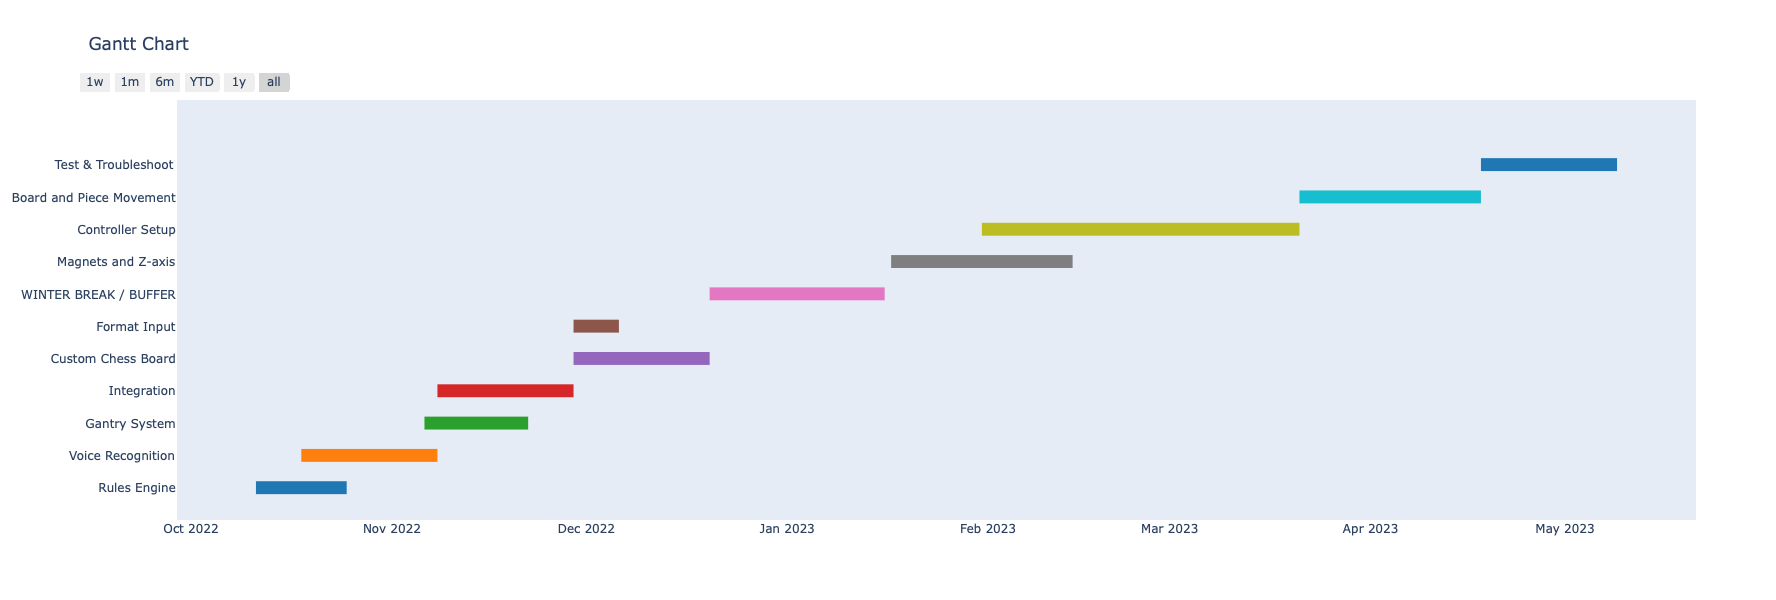

Reproduce this figure in Python.
""" Husam Almanakly and Michael Bentivegna

Script to create a Gantt Chart for Senior Projects
"""

# %% Libraries
import plotly.express as px
import plotly.figure_factory as ff
import pandas as pd


# %%
df = pd.DataFrame([
    dict(Task="Rules Engine", Start='2022-10-11', Finish='2022-10-25'),
    dict(Task="Voice Recognition", Start='2022-10-18', Finish='2022-11-08'),
    dict(Task="Gantry System", Start='2022-11-06', Finish='2022-11-22'),
    dict(Task="Integration", Start='2022-11-08', Finish='2022-11-29'),
    dict(Task="Custom Chess Board", Start='2022-11-29', Finish='2022-12-20'),
    dict(Task="Format Input", Start='2022-11-29', Finish='2022-12-06'),
    dict(Task="WINTER BREAK / BUFFER", Start='2022-12-20', Finish='2023-01-16'),
    dict(Task="Magnets and Z-axis", Start='2023-01-17', Finish='2023-02-14'),
    dict(Task="Controller Setup", Start='2023-01-31', Finish='2023-03-21'),
    dict(Task="Board and Piece Movement", Start='2023-03-21', Finish='2023-04-18'),
    dict(Task="Test & Troubleshoot", Start='2023-04-18', Finish='2023-05-09')
])

# fig = px.timeline(df, x_start="Start", x_end="Finish", y="Task")
# fig.update_yaxes(autorange="reversed") # otherwise tasks are listed from the bottom up
fig = ff.create_gantt(df)
fig.show()
